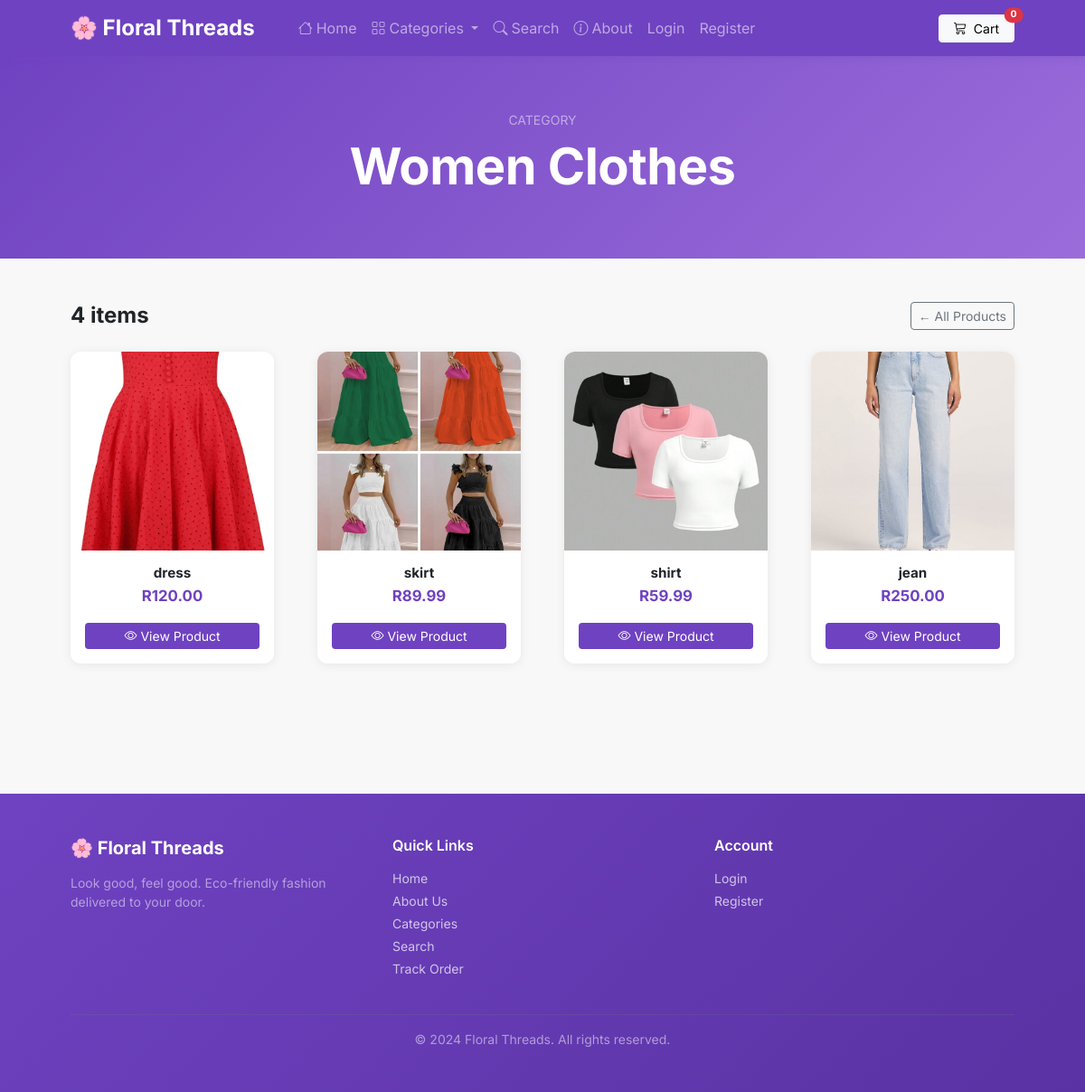
The app's page /category/Women Clothes with its own data.
### myApp/models.py (models this page shows)
class Category(models.Model):
    name = models.CharField(max_length=50)  # Corrected max_Length to max_length
    def __str__(self):
        return self.name
    class Meta:
        verbose_name_plural = 'catergories'

class Product(models.Model):
    name = models.CharField(max_length=100)  # Corrected max_Length to max_length
    price = models.DecimalField(default=0, decimal_places=2, max_digits=6)
    category = models.ForeignKey(Category, on_delete=models.CASCADE, default=1)
    description = models.CharField(max_length=250, default='', blank=True)
    image = models.ImageField(upload_to='uploads/product/')

### myApp/views.py (the view)
# urls.py: path("category/<str:clothes>", views.category, name="category"),
def category(request, clothes):
    clothes = clothes.replace('-', ' ')
    try:
         category = Category.objects.get(name=clothes)
         products = Product.objects.filter(category=category)
         return render(request,'myApp/category.html', {'products':products, 'category':category})
    except:
        messages.success(request,("This category doesn’t exist."))
        return redirect('home')

### addcart/addcart.py (called while the page is built)
    def total_quantity(self):
        return sum(self.cart.values())

### addcart/context_processors.py (called while the page is built)
def addcart(request):
    return {'addcart':Cart(request)}

### myApp/templates/myApp/category.html
{% extends 'myApp/base.html' %}
{% block content %}
<header class="page-header text-white text-center">
    <div class="container">
        <p class="text-white-50 small text-uppercase mb-2">Category</p>
        <h1 class="display-4 fw-bold">{{ category }}</h1>
    </div>
</header>
<section class="py-5">
    <div class="container px-4 px-lg-5">
        <div class="d-flex justify-content-between align-items-center mb-4">
            <h4 class="fw-bold mb-0">{{ products|length }} item{{ products|length|pluralize }}</h4>
            <a href="{% url 'home' %}" class="btn btn-outline-secondary btn-sm">← All Products</a>
        </div>
        <div class="row gx-4 gx-lg-5 row-cols-2 row-cols-md-3 row-cols-xl-4">
            {% for product in products %}
            <div class="col mb-5">
                <div class="card h-100 border-0 shadow-sm" style="border-radius:12px; overflow:hidden;">
                    <div style="overflow:hidden; height:220px;">
                        <img class="w-100 h-100" src="{{ product.image.url }}" alt="{{ product.name }}" style="object-fit:cover;">
                    </div>
                    <div class="card-body p-3 text-center">
                        <h5 class="fw-bold mb-1" style="font-size:0.95rem;">{{ product.name }}</h5>
                        <span class="fw-bold" style="color:#6f42c1; font-size:1.05rem;">R{{ product.price }}</span>
                    </div>
                    <div class="card-footer border-0 bg-white p-3 pt-0 text-center">
                        <a class="btn btn-ft w-100 btn-sm" href="{% url 'product' product.id %}">
                            <i class="bi bi-eye me-1"></i>View Product
                        </a>
                    </div>
                </div>
            </div>
            {% empty %}
            <div class="col-12 text-center py-5 text-muted">
                <i class="bi bi-bag-x" style="font-size:3rem;"></i>
                <p class="mt-3">No products in this category yet.</p>
            </div>
            {% endfor %}
        </div>
    </div>
</section>
{% endblock %}

### myApp/templates/myApp/base.html (style rules this page uses)
body { font-family: 'Inter', sans-serif; background: #f8f8f8; }
.btn-ft { background-color: #6f42c1; color: #fff; border: none; }
.page-header { background: linear-gradient(135deg, #6f42c1 0%, #9b6ddb 100%); padding: 60px 0; margin-bottom: 0; }
.page-header h1 { font-weight: 700; letter-spacing: -0.5px; }
.card { border-radius: 12px; }
.card.border-0.shadow-sm { box-shadow: 0 2px 12px rgba(0,0,0,0.07) !important; }

### records on screen
Category: name "Women Clothes"
Product: image (picture), name "dress", price "120.00"
Product: image (picture), name "skirt", price "89.99"
Product: image (picture), name "shirt", price "59.99"
Product: image (picture), name "jean", price "250.00"

### other values on screen
{{ addcart.total_quantity }} "0"
{{ products|length }} "4"
